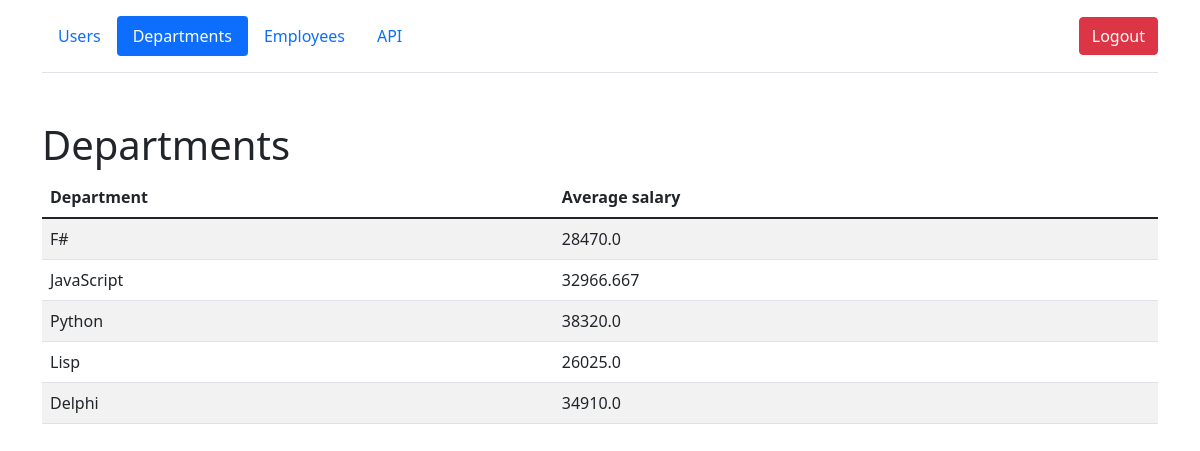
Screenshot of /departments (signed in) with the database file from the repository.
### models/departments.py (models this page shows, shortened)
class Departments(db.Model):
    __table_args__ = {'extend_existing': True}
    id = db.Column(db.Integer, primary_key=True)
    department = db.Column(db.String(50), nullable=False)

### views/__init__.py (the view, shortened to what this page needs)
@api.route('/departments', methods=['POST', 'GET'])
@login_required
def departments_page():
    departments = Departments.query.all()
    employees = Employees.query.all()
    dnt_salary = avg_salaries(departments, employees)
    return render_template('departments_for_users.html', departments=departments, dnt_salary=dnt_salary)

### models/users.py (called while the page is built)
@login_manager.user_loader
def load_user(user_id):
    return User.query.get(user_id)

### service/__init__.py (called while the page is built)
def avg_salaries(departments, employees):
    dnt_salary = {}
    for dnt in departments:
        dnt_salary[dnt.department] = []
    for emp in employees:
        for dnt in departments:
            if emp.department == dnt.department:
                dnt_salary[dnt.department].append(emp.salary)
    for dnt_name in dnt_salary:
        avg_salary = None
        if dnt_salary[dnt_name]:
            avg_salary = 0
            for salary in dnt_salary[dnt_name]:
                avg_salary += salary
            avg_salary /= len(dnt_salary[dnt_name])
            dnt_salary[dnt_name] = round(avg_salary, 3)
        else:
            avg_salary = 'No employees'
            dnt_salary[dnt_name] = avg_salary
    return dnt_salary

### views/__init__.py (called while the page is built)
@api.before_request
def make_session_permanent():
    session.permanent = False

@api.after_request
def redirect_to_sign_in(response):
    if response.status_code == 401:
        return redirect(url_for('api.login_page') + '?next=' + request.url)
    return response

### templates/departments_for_users.html (shortened to what this page needs)
{% extends 'base.html' %}
{% block body %}
<div class="container">
        <header class="d-flex flex-wrap align-items-center justify-content-center justify-content-md-between py-3 mb-4 border-bottom">
          <ul class="nav nav-pills">
              <li class="nav-item"><a href="/users" class="nav-link">Users</a></li>
            <li class="nav-item"><a href="/departments" class="nav-link active">Departments</a></li>
            <li class="nav-item"><a href="/employees" class="nav-link">Employees</a></li>
              <li class="nav-item"><a href="/api_list" class="nav-link">API</a></li>
          </ul>
            <div class="col-md-3 text-end">
                <a href="/logout">
                    <button type="button" class="btn btn-danger">Logout</button>
                </a>
              </div>
        </header>
      </div>
    <div class="container mt-5">
        <h1>Departments</h1>
        <table id="data" class="table table-striped">
            <thead>
              <tr>
                <th>Department</th>
                  <th>Average salary</th>
              </tr>
            </thead>
            <tbody>
              {% for dnt in departments %}
                <tr>
                    <td>
                      {{ dnt.department }}
                    </td>
                  <td>{% for dnt_name in dnt_salary %}
                      {% if dnt.department == dnt_name %}
                        {{ dnt_salary[dnt_name] }}
                      {% endif %}
                      {% endfor %}
                  </td>
                </tr>
              {% endfor %}
            </tbody>
  </table>
    </div>
{% endblock %}

### rows the page displays
Departments: department "F#", department "28470.0"
Departments: department "JavaScript", department "32966.667"
Departments: department "Python", department "38320.0"
Departments: department "Lisp", department "26025.0"
Departments: department "Delphi", department "34910.0"
